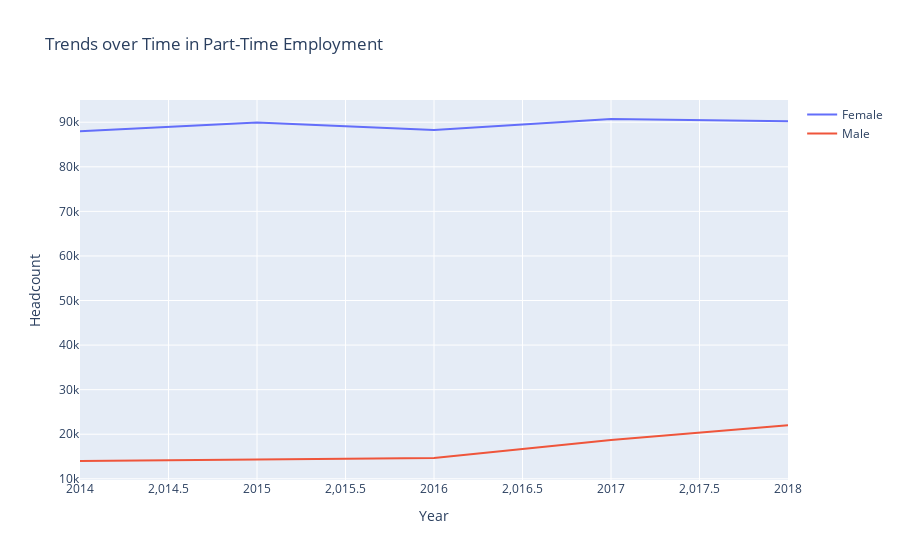
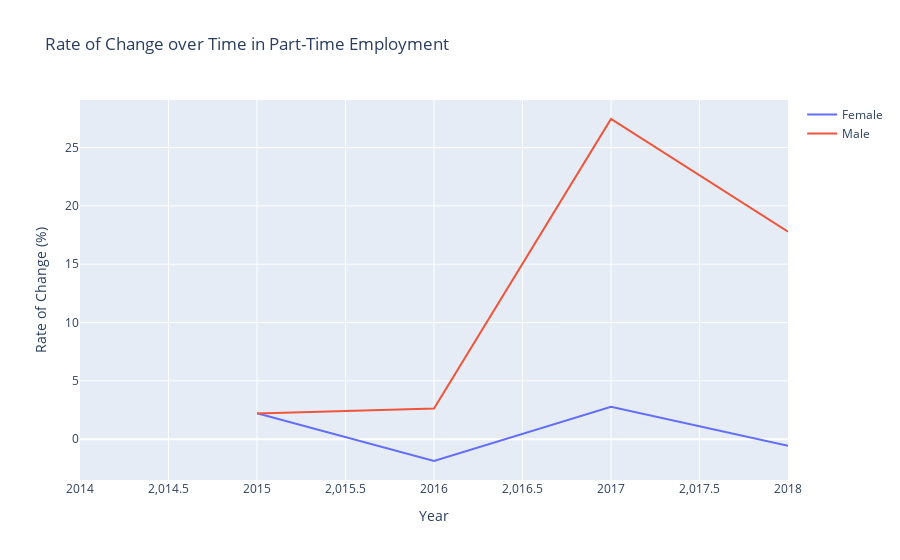

Here is the notebook cell these charts were saved with, in order:
### Code cell
# Aggregate data by Year, Gender and PT/FT, summing up the headcounts
yearly_pt_ft = df.groupby(['Year', 'Gender', 'PT/FT'])['Headcount'].sum().reset_index()

# Calculate yearly change for each gender separately for PT/FT
yearly_pt_ft['Change'] = yearly_pt_ft.groupby(['Gender', 'PT/FT'])['Headcount'].pct_change() * 100

fig_pt = go.Figure()

for gender in ['Female', 'Male']:
    df_gender_pt = yearly_pt_ft[(yearly_pt_ft['Gender'] == gender) & (yearly_pt_ft['PT/FT'] == 'Part-Time')]
    fig_pt.add_trace(go.Scatter(x=df_gender_pt['Year'], y=df_gender_pt['Headcount'], mode='lines', name=gender))

fig_pt.update_layout(title='Trends over Time in Part-Time Employment', xaxis_title='Year', yaxis_title='Headcount')
fig_pt.show()

fig_change_pt = go.Figure()

for gender in ['Female', 'Male']:
    df_gender_pt = yearly_pt_ft[(yearly_pt_ft['Gender'] == gender) & (yearly_pt_ft['PT/FT'] == 'Part-Time')]
    fig_change_pt.add_trace(go.Scatter(x=df_gender_pt['Year'], y=df_gender_pt['Change'], mode='lines', name=gender))

fig_change_pt.update_layout(title='Rate of Change over Time in Part-Time Employment', xaxis_title='Year', yaxis_title='Rate of Change (%)')
fig_change_pt.show()

### Figure 1 — Plotly figure (JSON) as saved in the notebook; plotly's stock layout.template omitted (floating-point values rounded to 4 significant figures)
{"data": [{"mode": "lines", "name": "Female", "type": "scatter", "x": [2014, 2015, 2016, 2017, 2018], "y": [87983, 89943, 88264, 90721, 90216]}, {"mode": "lines", "name": "Male", "type": "scatter", "x": [2014, 2015, 2016, 2017, 2018], "y": [13995, 14302, 14678, 18706, 22034]}], "layout": {"title": {"text": "Trends over Time in Part-Time Employment"}, "xaxis": {"title": {"text": "Year"}}, "yaxis": {"title": {"text": "Headcount"}}}}

### Figure 2 — Plotly figure (JSON) as saved in the notebook; plotly's stock layout.template omitted (floating-point values rounded to 4 significant figures)
{"data": [{"mode": "lines", "name": "Female", "type": "scatter", "x": [2014, 2015, 2016, 2017, 2018], "y": [null, 2.228, -1.867, 2.784, -0.5567]}, {"mode": "lines", "name": "Male", "type": "scatter", "x": [2014, 2015, 2016, 2017, 2018], "y": [null, 2.194, 2.629, 27.44, 17.79]}], "layout": {"title": {"text": "Rate of Change over Time in Part-Time Employment"}, "xaxis": {"title": {"text": "Year"}}, "yaxis": {"title": {"text": "Rate of Change (%)"}}}}
